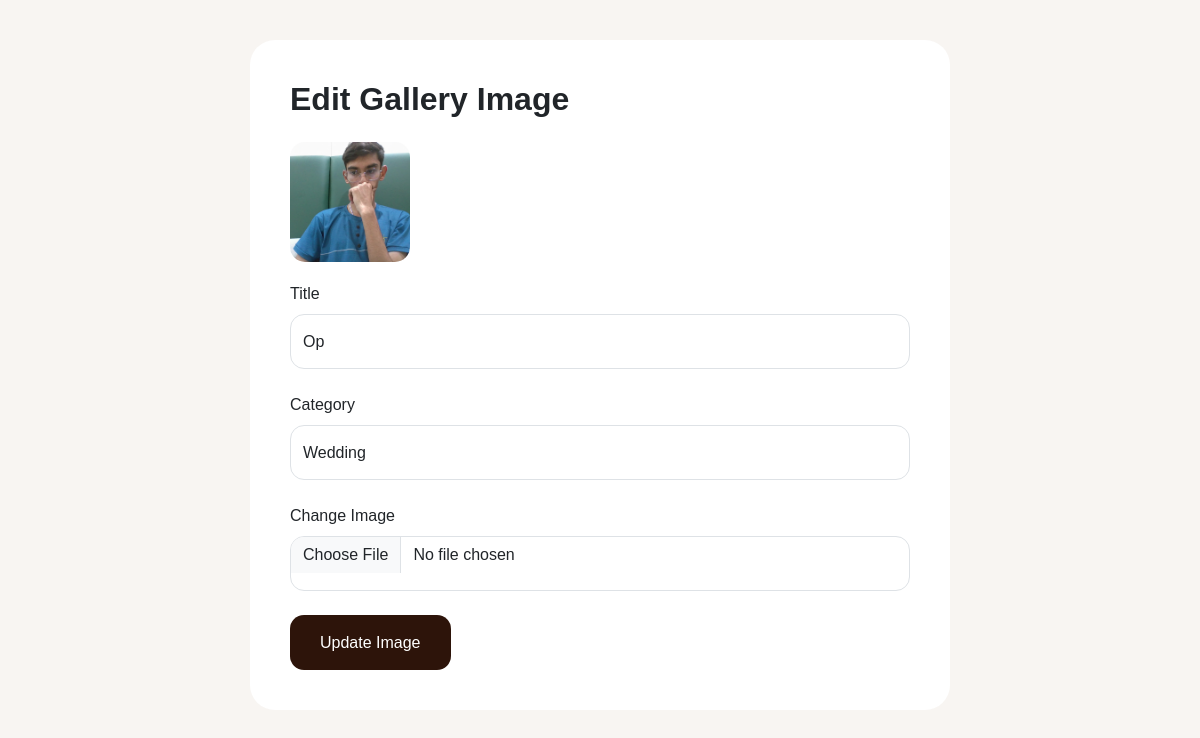
The page /admin/edit-gallery.php?id=6 on the database its author committed.
### tables this page shows
CREATE TABLE `gallery` (
  `id` int(11) NOT NULL,
  `title` varchar(255) DEFAULT NULL,
  `image` varchar(255) DEFAULT NULL,
  `category` varchar(100) DEFAULT NULL,
  `status` int(11) DEFAULT 1
);

### admin/edit-gallery.php (the view, shortened to what this page needs)
<?php
require_once '../config/db.php';
$id = $_GET['id'];
$query = mysqli_query($conn,
"SELECT * FROM gallery WHERE id='$id'");
$data = mysqli_fetch_assoc($query);
?>
<!DOCTYPE html>
<html>
<head>
<link href="https://cdn.jsdelivr.net/npm/bootstrap@5.3.3/dist/css/bootstrap.min.css" rel="stylesheet">
</head>
<body>
<div class="card-box">
<h2 class="fw-bold mb-4">
Edit Gallery Image
</h2>
<form method="POST"
enctype="multipart/form-data">
<img src="../uploads/gallery/<?php echo $data['image']; ?>"
class="preview">
<div class="mb-4">
<label class="mb-2">
Title
</label>
<input type="text"
name="title"
value="<?php echo $data['title']; ?>"
class="form-control">
</div>
<div class="mb-4">
<label class="mb-2">
Category
</label>
<input type="text"
name="category"
value="<?php echo $data['category']; ?>"
class="form-control">
</div>
<div class="mb-4">
<label class="mb-2">
Change Image
</label>
<input type="file"
name="image"
class="form-control">
</div>
<button class="btn-save"
name="update">
Update Image
</button>
</form>
</div>
</body>
</html>

### admin/edit-gallery.php (style rules this page uses)
body { background:#f8f5f2; padding:40px; font-family:Poppins,sans-serif; }
.card-box { background:#fff; padding:40px; border-radius:25px; max-width:700px; margin:auto; }
.form-control { height:55px; border-radius:14px; }
.btn-save { background:#2d140a; color:#fff; height:55px; border:none; border-radius:14px; padding:0 30px; }
.preview { width:120px; height:120px; object-fit:cover; border-radius:15px; margin-bottom:20px; }

### rows shown on the page
gallery: image (picture), title "Op", category "Wedding"
